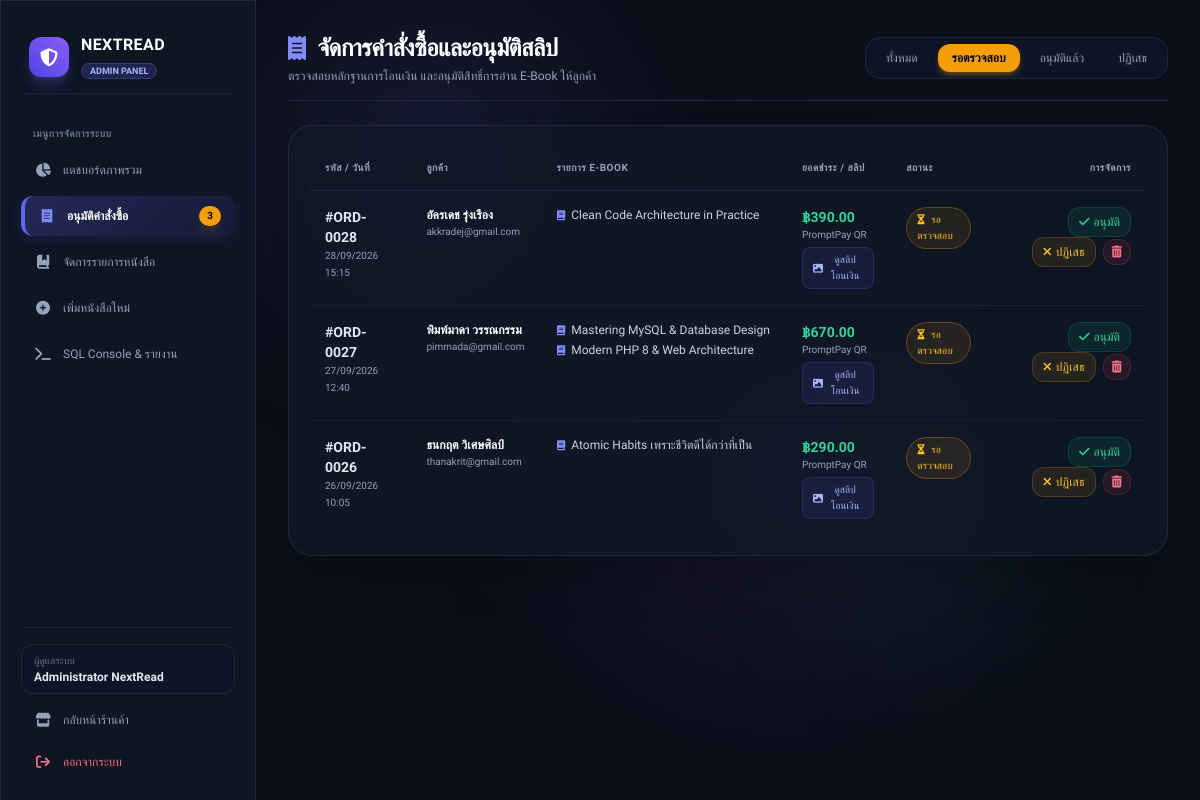
Screenshot of /admin_orders.php?status=pending (signed in) with the database file from the repository.
### tables this page shows
CREATE TABLE IF NOT EXISTS `orders` (
  `order_id` int(11) NOT NULL AUTO_INCREMENT,
  `user_id` int(11) NOT NULL,
  `total_amount` decimal(10,2) NOT NULL CHECK (`total_amount` >= 0),
  `status` enum('pending','approved','rejected','cancelled') NOT NULL DEFAULT 'pending',
  `order_date` datetime NOT NULL DEFAULT CURRENT_TIMESTAMP,
  PRIMARY KEY (`order_id`),
  KEY `fk_order_user` (`user_id`),
  CONSTRAINT `fk_order_user` FOREIGN KEY (`user_id`) REFERENCES `users` (`user_id`) ON DELETE CASCADE
);

CREATE TABLE IF NOT EXISTS `users` (
  `user_id` int(11) NOT NULL AUTO_INCREMENT,
  `name` varchar(100) NOT NULL,
  `email` varchar(150) NOT NULL UNIQUE,
  `password` varchar(255) NOT NULL,
  `role` varchar(20) NOT NULL DEFAULT 'user',
  `created_at` datetime NOT NULL DEFAULT CURRENT_TIMESTAMP,
  PRIMARY KEY (`user_id`)
);

CREATE TABLE IF NOT EXISTS `order_items` (
  `order_item_id` int(11) NOT NULL AUTO_INCREMENT,
  `order_id` int(11) NOT NULL,
  `ebook_id` int(11) NOT NULL,
  `price_at_purchase` decimal(10,2) NOT NULL CHECK (`price_at_purchase` >= 0),
  PRIMARY KEY (`order_item_id`),
  KEY `fk_item_order` (`order_id`),
  KEY `fk_order_ebook` (`ebook_id`),
  CONSTRAINT `fk_item_order` FOREIGN KEY (`order_id`) REFERENCES `orders` (`order_id`) ON DELETE CASCADE,
  CONSTRAINT `fk_order_ebook` FOREIGN KEY (`ebook_id`) REFERENCES `ebooks` (`ebook_id`) ON DELETE CASCADE
);

CREATE TABLE IF NOT EXISTS `ebooks` (
  `ebook_id` int(11) NOT NULL AUTO_INCREMENT,
  `title` varchar(255) NOT NULL,
  `author_id` int(11) DEFAULT NULL,
  `category_id` int(11) DEFAULT NULL,
  `price` decimal(10,2) NOT NULL CHECK (`price` >= 0),
  `description` text DEFAULT NULL,
  `cover_image` varchar(255) DEFAULT NULL,
  `file_path` varchar(255) DEFAULT NULL,
  `is_active` tinyint(1) NOT NULL DEFAULT 1,
  `created_at` datetime NOT NULL DEFAULT CURRENT_TIMESTAMP,
  PRIMARY KEY (`ebook_id`),
  KEY `fk_author` (`author_id`),
  KEY `fk_category` (`category_id`),
  CONSTRAINT `fk_author` FOREIGN KEY (`author_id`) REFERENCES `authors` (`author_id`) ON DELETE SET NULL,
  CONSTRAINT `fk_category` FOREIGN KEY (`category_id`) REFERENCES `categories` (`category_id`) ON DELETE SET NULL
);

CREATE TABLE IF NOT EXISTS `payments` (
  `payment_id` int(11) NOT NULL AUTO_INCREMENT,
  `order_id` int(11) NOT NULL UNIQUE,
  `payment_method` varchar(100) NOT NULL DEFAULT 'PromptPay',
  `amount` decimal(10,2) NOT NULL CHECK (`amount` >= 0),
  `slip_url` varchar(255) DEFAULT NULL,
  `payment_date` datetime NOT NULL DEFAULT CURRENT_TIMESTAMP,
  PRIMARY KEY (`payment_id`),
  CONSTRAINT `fk_payment_order` FOREIGN KEY (`order_id`) REFERENCES `orders` (`order_id`) ON DELETE CASCADE
);

### admin_orders.php (the view, shortened to what this page needs)
<?php
require_once 'config.php';
$filter_status = isset($_GET['status']) ? trim($_GET['status']) : 'all';
$sql = "SELECT o.*, u.name as customer_name, u.email as customer_email, p.payment_method, p.slip_url, p.payment_date
        FROM orders o
        LEFT JOIN users u ON o.user_id = u.user_id
        LEFT JOIN payments p ON o.order_id = p.order_id
        WHERE 1=1";
if ($filter_status !== 'all' && in_array($filter_status, ['pending', 'approved', 'rejected', 'cancelled'])) {
    $sql .= " AND o.status = '" . $conn->real_escape_string($filter_status) . "'";
}
$sql .= " ORDER BY o.order_id DESC";
$orders_result = $conn->query($sql);
$orders = [];
if ($orders_result) {
    while ($ord = $orders_result->fetch_assoc()) {
        $items_sql = "SELECT oi.*, e.title, e.cover_image
                      FROM order_items oi
                      JOIN ebooks e ON oi.ebook_id = e.ebook_id
                      WHERE oi.order_id = ?";
        $stmt_items = $conn->prepare($items_sql);
        $stmt_items->bind_param("i", $ord['order_id']);
        $stmt_items->execute();
        $items_res = $stmt_items->get_result();
        $items = [];
        if ($items_res) {
            while ($it = $items_res->fetch_assoc()) {
                $items[] = $it;
            }
        }
        $ord['items'] = $items;
        $orders[] = $ord;
    }
}
?>
<!DOCTYPE html>
<html lang="th">
<head>
    <script src="https://cdn.tailwindcss.com"></script>
    <link rel="stylesheet" href="https://cdnjs.cloudflare.com/ajax/libs/font-awesome/6.4.0/css/all.min.css">
    <link rel="stylesheet" href="assets/style.css">
</head>
<body class="min-h-screen flex flex-col md:flex-row antialiased">
    <div class="bg-ambient">
        <div class="ambient-orb-1"></div>
        <div class="ambient-orb-2"></div>
        <div class="ambient-orb-3"></div>
    </div>
    <?php include 'sidebar.php'; ?>
    <main class="page-container flex-1 p-4 md:p-8 space-y-6 overflow-y-auto">
        <div class="flex flex-col sm:flex-row sm:items-center justify-between gap-4 pb-4 border-b border-slate-800">
            <div>
                <h1 class="text-2xl font-bold text-white tracking-tight flex items-center gap-3">
                    <i class="fa-solid fa-receipt text-indigo-400"></i> จัดการคำสั่งซื้อและอนุมัติสลิป
                </h1>
                <p class="text-xs text-slate-400 mt-1">ตรวจสอบหลักฐานการโอนเงิน และอนุมัติสิทธิ์การอ่าน E-Book ให้ลูกค้า</p>
            </div>
            <div class="flex items-center gap-1.5 bg-slate-900/80 p-1.5 rounded-2xl border border-slate-800 text-xs self-start sm:self-auto overflow-x-auto shadow-inner">
                <a href="admin_orders.php?status=all" class="px-3.5 py-1.5 rounded-xl transition <?php echo ($filter_status === 'all') ? 'bg-indigo-600 text-white font-medium shadow-md shadow-indigo-600/30' : 'text-slate-400 hover:text-white'; ?>">
                    ทั้งหมด
                </a>
                <a href="admin_orders.php?status=pending" class="px-3.5 py-1.5 rounded-xl transition <?php echo ($filter_status === 'pending') ? 'bg-amber-500 text-slate-950 font-bold shadow-md shadow-amber-500/30' : 'text-slate-400 hover:text-white'; ?>">
                    รอตรวจสอบ
                </a>
                <a href="admin_orders.php?status=approved" class="px-3.5 py-1.5 rounded-xl transition <?php echo ($filter_status === 'approved') ? 'bg-emerald-600 text-white font-medium shadow-md shadow-emerald-600/30' : 'text-slate-400 hover:text-white'; ?>">
                    อนุมัติแล้ว
                </a>
                <a href="admin_orders.php?status=rejected" class="px-3.5 py-1.5 rounded-xl transition <?php echo ($filter_status === 'rejected') ? 'bg-rose-600 text-white font-medium shadow-md shadow-rose-600/30' : 'text-slate-400 hover:text-white'; ?>">
                    ปฏิเสธ
                </a>
            </div>
        </div>
        <div class="glass-card rounded-3xl p-5 shadow-2xl">
            <div class="overflow-x-auto">
                <table class="w-full text-left text-xs">
                    <thead>
                        <tr class="text-slate-400 border-b border-slate-800/80 uppercase text-[10px] tracking-wider">
                            <th class="py-3.5 px-4">รหัส / วันที่</th>
                            <th class="py-3.5 px-4">ลูกค้า</th>
                            <th class="py-3.5 px-4">รายการ E-Book</th>
                            <th class="py-3.5 px-4">ยอดชำระ / สลิป</th>
                            <th class="py-3.5 px-4">สถานะ</th>
                            <th class="py-3.5 px-4 text-right">การจัดการ</th>
                        </tr>
                    </thead>
                    <tbody class="divide-y divide-slate-800/60">
                        <?php if (!empty($orders)):
                        ?>
                            <?php foreach ($orders as $ord):
                                $order_id = $ord['order_id'];
                                $status = $ord['status'] ?? 'pending';
                                $total = $ord['total_amount'] ?? 0;
                                $cust_name = $ord['customer_name'] ?? 'User #'.$ord['user_id'];
                                $cust_email = $ord['customer_email'] ?? '';
                                $date = $ord['order_date'] ? date('d/m/Y H:i', strtotime($ord['order_date'])) : '-';
                                $slip = $ord['slip_url'] ?? '';
                            ?>
                                <tr class="hover:bg-slate-800/30 transition">
                                    <td class="py-4 px-4 align-top">
                                        <span class="font-bold text-slate-200 text-sm block">#ORD-<?php echo str_pad($order_id, 4, '0', STR_PAD_LEFT); ?></span>
                                        <span class="text-[10px] text-slate-400"><?php echo $date; ?></span>
                                    </td>
                                    <td class="py-4 px-4 align-top">
                                        <span class="font-semibold text-white block"><?php echo htmlspecialchars($cust_name); ?></span>
                                        <span class="text-[10px] text-slate-400"><?php echo htmlspecialchars($cust_email); ?></span>
                                    </td>
                                    <td class="py-4 px-4 align-top max-w-xs">
                                        <?php if (!empty($ord['items'])): ?>
                                            <ul class="space-y-1">
                                                <?php foreach ($ord['items'] as $it): ?>
                                                    <li class="text-slate-300 truncate flex items-center gap-1.5" title="<?php echo htmlspecialchars($it['title']); ?>">
                                                        <i class="fa-solid fa-book text-[10px] text-indigo-400"></i>
                                                        <span><?php echo htmlspecialchars($it['title']); ?></span>
                                                    </li>
                                                <?php endforeach; ?>
                                            </ul>
                                        <?php else: ?>
                                            <span class="text-slate-500">-</span>
                                        <?php endif; ?>
                                    </td>
                                    <td class="py-4 px-4 align-top">
                                        <span class="font-bold text-emerald-400 text-sm block">฿<?php echo number_format($total, 2); ?></span>
                                        <span class="text-[10px] text-slate-400 block mb-1"><?php echo htmlspecialchars($ord['payment_method'] ?? 'PromptPay'); ?></span>
                                        <?php if (!empty($slip)): ?>
                                            <button onclick="openSlipModal('<?php echo htmlspecialchars($slip); ?>', '<?php echo $order_id; ?>')" class="inline-flex items-center gap-1 px-2.5 py-1 rounded-lg bg-indigo-500/10 text-indigo-300 border border-indigo-500/20 hover:bg-indigo-500/20 text-[10px] transition shadow-sm">
                                                <i class="fa-solid fa-image"></i> ดูสลิปโอนเงิน
                                            </button>
                                        <?php else: ?>
                                            <span class="text-[10px] text-slate-500 italic">ไม่มีรูปสลิป</span>
                                        <?php endif; ?>
                                    </td>
                                    <td class="py-4 px-4 align-top">
                                        <?php if ($status === 'pending'): ?>
                                            <span class="px-2.5 py-1 text-[10px] bg-amber-500/10 text-amber-400 border border-amber-500/30 rounded-full font-medium inline-block shadow-sm">
                                                <i class="fa-solid fa-hourglass-half mr-1 animate-spin"></i> รอตรวจสอบ
                                            </span>
                                        <?php elseif ($status === 'approved'): ?>
                                            <span class="px-2.5 py-1 text-[10px] bg-emerald-500/10 text-emerald-400 border border-emerald-500/30 rounded-full font-medium inline-block shadow-sm">
                                                <i class="fa-solid fa-circle-check mr-1"></i> อนุมัติแล้ว
                                            </span>
                                        <?php else: ?>
                                            <span class="px-2.5 py-1 text-[10px] bg-rose-500/10 text-rose-400 border border-rose-500/30 rounded-full font-medium inline-block shadow-sm">
                                                <i class="fa-solid fa-circle-xmark mr-1"></i> ปฏิเสธ
                                            </span>
                                        <?php endif; ?>
                                    </td>
                                    <td class="py-4 px-4 align-top text-right space-y-1 sm:space-y-0 sm:space-x-1">
                                        <?php if ($status !== 'approved'): ?>
                                            <a href="admin_orders.php?action=approve&order_id=<?php echo $order_id; ?>&status=<?php echo $filter_status; ?>"
                                               onclick="return confirm('ยืนยันอนุมัติคำสั่งซื้อ #ORD-<?php echo $order_id; ?> ใช่หรือไม่?')"
                                               class="px-2.5 py-1.5 rounded-xl bg-emerald-500/10 text-emerald-400 border border-emerald-500/20 hover:bg-emerald-500 hover:text-white font-medium transition inline-flex items-center gap-1 shadow-sm"
                                               title="อนุมัติคำสั่งซื้อ">
                                                <i class="fa-solid fa-check"></i> อนุมัติ
                                            </a>
                                        <?php endif; ?>
                                        <?php if ($status !== 'rejected'): ?>
                                            <a href="admin_orders.php?action=reject&order_id=<?php echo $order_id; ?>&status=<?php echo $filter_status; ?>"
                                               onclick="return confirm('ยืนยันปฏิเสธคำสั่งซื้อ #ORD-<?php echo $order_id; ?> ใช่หรือไม่?')"
                                               class="px-2.5 py-1.5 rounded-xl bg-amber-500/10 text-amber-400 border border-amber-500/20 hover:bg-amber-500 hover:text-slate-950 font-medium transition inline-flex items-center gap-1 shadow-sm"
                                               title="ปฏิเสธคำสั่งซื้อ">
                                                <i class="fa-solid fa-xmark"></i> ปฏิเสธ
                                            </a>
                                        <?php endif; ?>
                                        <a href="admin_orders.php?action=delete&order_id=<?php echo $order_id; ?>&status=<?php echo $filter_status; ?>"
                                           onclick="return confirm('ยืนยันลบคำสั่งซื้อ #ORD-<?php echo $order_id; ?> ถาวร?')"
                                           class="px-2 py-1.5 rounded-xl bg-rose-500/10 text-rose-400 border border-rose-500/20 hover:bg-rose-500 hover:text-white font-medium transition inline-flex items-center shadow-sm"
                                           title="ลบคำสั่งซื้อ">
                                            <i class="fa-solid fa-trash-can"></i>
                                        </a>
                                    </td>
                                </tr>
                            <?php endforeach; ?>
                        <?php endif; ?>
                    </tbody>
                </table>
            </div>
        </div>
    </main>
</body>
</html>

### rows the page displays
orders: order_id "0028", order_date "28/09/2026 15:15", user.name "อัครเดช รุ่งเรือง", user.email "akkradej@gmail.com", total_amount "390.00", payments.payment_method "PromptPay QR", status "pending" (drawn)
order_items: ebook.title "Clean Code Architecture in Practice"
orders: order_id "0027", order_date "27/09/2026 12:40", user.name "พิมพ์มาดา วรรณกรรม", user.email "pimmada@gmail.com", total_amount "670.00", payments.payment_method "PromptPay QR", status "pending" (drawn)
order_items: ebook.title "Mastering MySQL & Database Design"
order_items: ebook.title "Modern PHP 8 & Web Architecture"
orders: order_id "0026", order_date "26/09/2026 10:05", user.name "ธนกฤต วิเศษศิลป์", user.email "thanakrit@gmail.com", total_amount "290.00", payments.payment_method "PromptPay QR", status "pending" (drawn)
order_items: ebook.title "Atomic Habits เพราะชีวิตดีได้กว่าที่เป็น"

### other values shown
$pending_count "3"
$_SESSION['name'] "Administrator NextRead"
